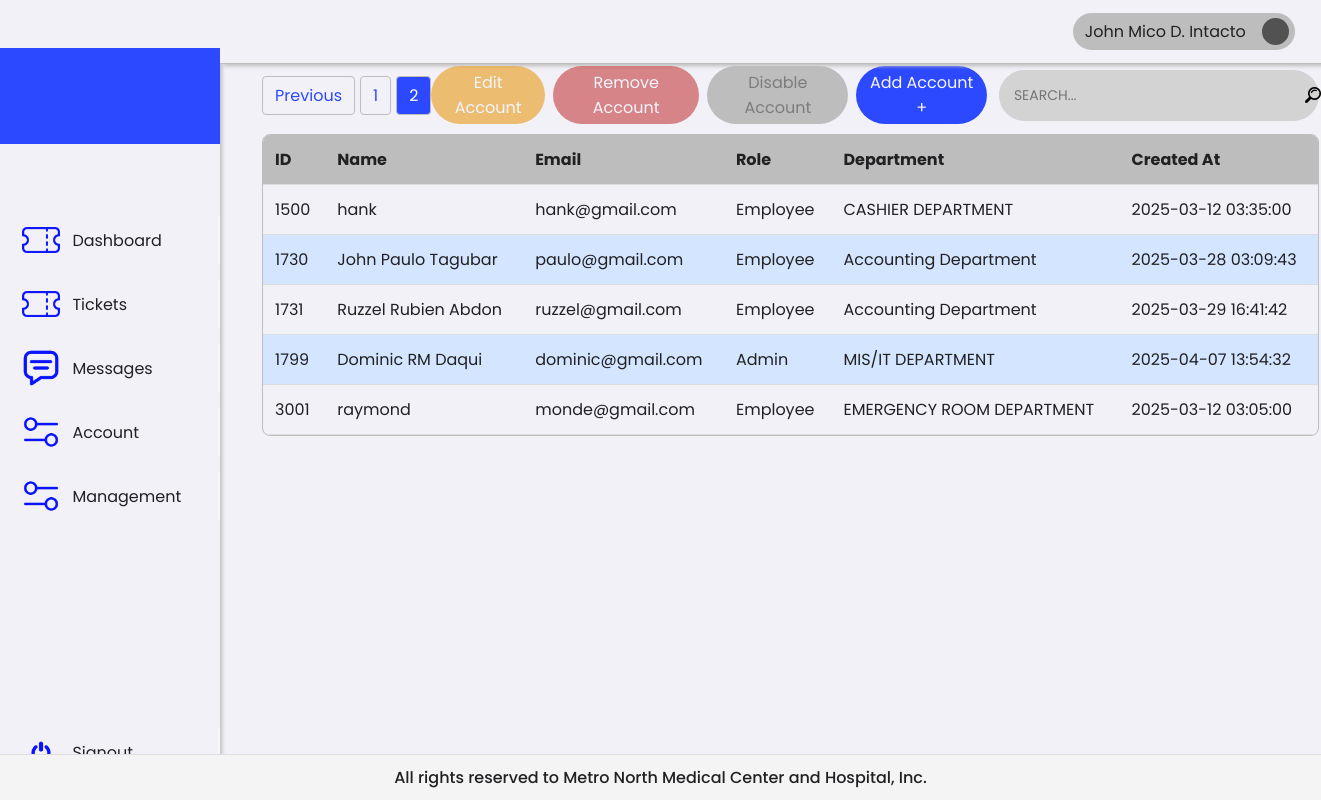
The page /1/superAdmin/management.php?page=2 (signed in) on the database as committed earlier.
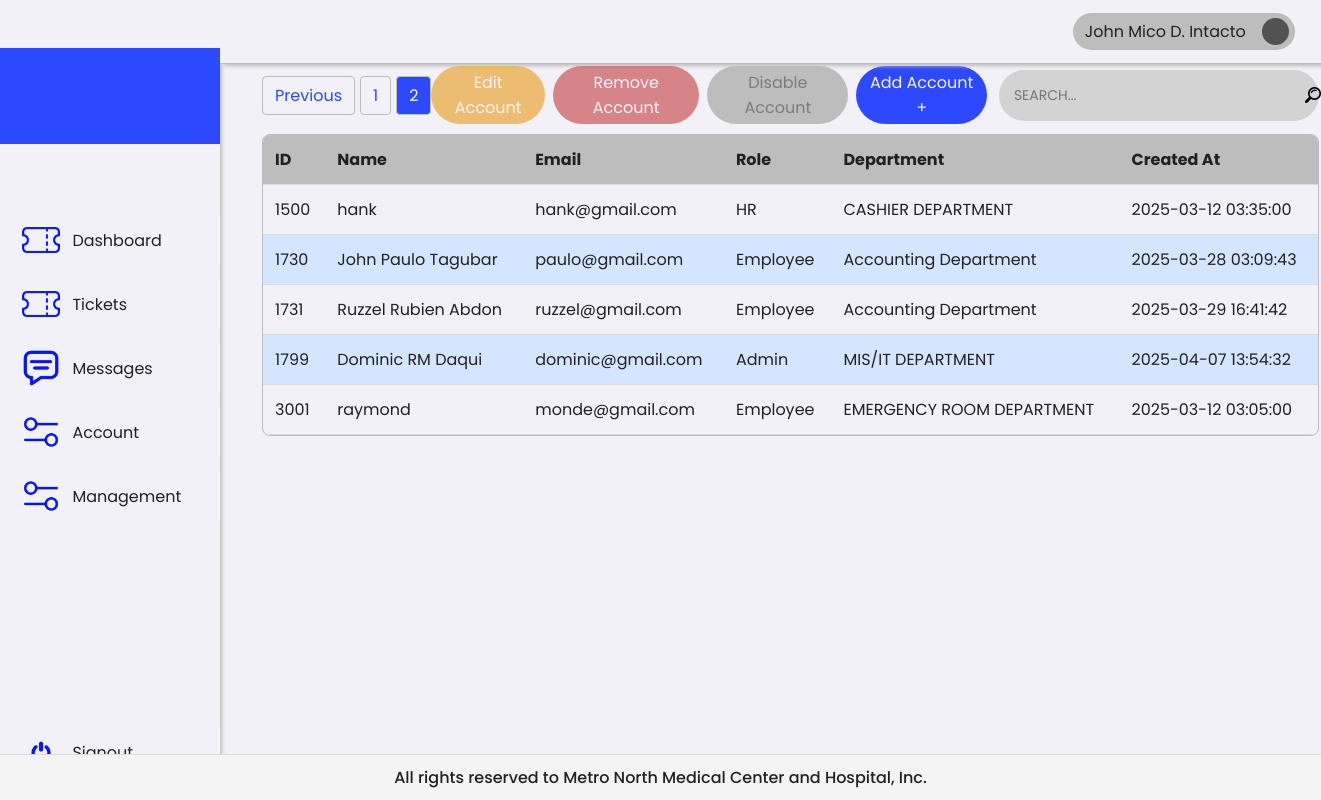
The same page on the database as committed later.
### tables this page shows
CREATE TABLE `users` (
  `id` int(11) NOT NULL,
  `name` varchar(255) NOT NULL,
  `email` varchar(255) NOT NULL,
  `password` varchar(255) NOT NULL,
  `role` enum('Employee','HR','Admin','Disable') NOT NULL,
  `department` varchar(255) DEFAULT NULL,
  `status` enum('Active','Inactive') NOT NULL,
  `created_at` timestamp NOT NULL DEFAULT current_timestamp()
);

### 0/includes/accountQuery.php (called while the page is built, shortened)
<?php
try {
    require '../../0/includes/db.php';
    $limit = 10;
    $page = isset($_GET['page']) && is_numeric($_GET['page']) ? (int) $_GET['page'] : 1;
    $offset = ($page - 1) * $limit;
    $sql = "SELECT id, name, email, role, department, status, created_at
            FROM users
            LIMIT :limit OFFSET :offset";
    $stmt = $pdo->prepare($sql);
    $stmt->bindParam(':limit', $limit, PDO::PARAM_INT);
    $stmt->bindParam(':offset', $offset, PDO::PARAM_INT);
    $stmt->execute();
    $users = $stmt->fetchAll(PDO::FETCH_ASSOC);
} catch (PDOException $e) {
    die("Database connection failed: " . $e->getMessage());
}
?>

### 1/superAdmin/management.php (the view, shortened to what the changed rows need)
<?php
require_once '../../0/includes/adminTableQuery.php';
require_once '../../0/includes/accountQuery.php';
?>
<!DOCTYPE html>
<html lang="en">
<head>
    <link rel="stylesheet" href="../../assets/css/framework.css">
</head>
<body>
    <div class="container">
        <div class="content">
            <div class="tableContainer">
                <table>
                    <thead>
                        <tr>
                            <th>ID <i class="fas fa-sort"></i></th>
                            <th>Name <i class="fas fa-sort"></i></th>
                            <th>Email <i class="fas fa-sort"></i></th>
                            <th>Role <i class="fas fa-sort"></i></th>
                            <th>Department <i class="fas fa-sort"></i></th>
                            <th>Created At <i class="fas fa-sort"></i></th>
                        </tr>
                    </thead>
                    <tbody>
                        <?php if (!empty($users)): ?>
                            <?php foreach ($users as $user): ?>
                                <tr data-id="<?= htmlspecialchars($user['id']) ?>">
                                    <td><?= htmlspecialchars($user['id']) ?></td>
                                    <td><?= htmlspecialchars($user['name']) ?></td>
                                    <td><?= htmlspecialchars($user['email']) ?></td>
                                    <td><?= htmlspecialchars($user['role']) ?></td>
                                    <td><?= htmlspecialchars($user['department']) ?></td>
                                    <td><?= htmlspecialchars($user['created_at']) ?></td>
                                </tr>
                            <?php endforeach; ?>
                        <?php else: ?>
                            <tr>
                                <td colspan="10">No Users found</td>
                            </tr>
                        <?php endif; ?>
                    </tbody>
                </table>
            </div>
        </div>
    </div>
</body>
</html>

Rows that differ between the two databases and show on the page:
changed users "hank": role "Employee" → "HR"
